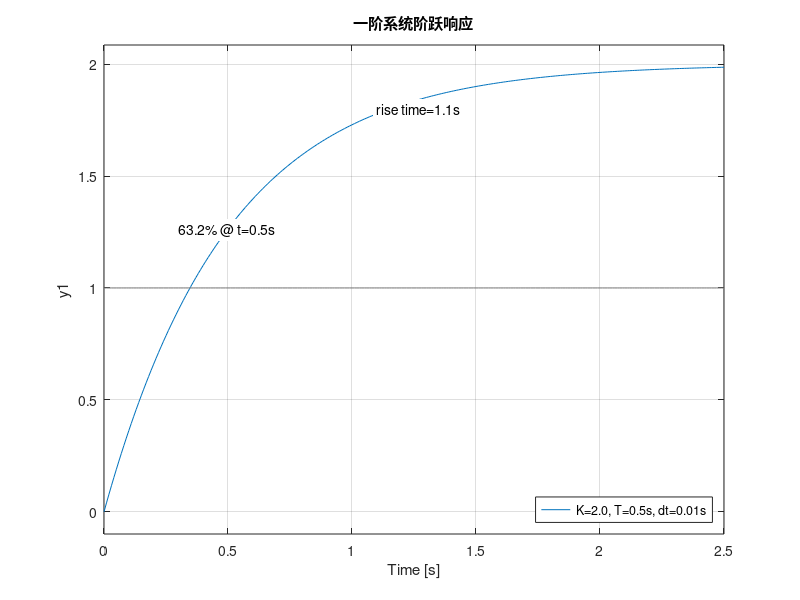

Write the MATLAB code that produced this figure.
% 定义系统参数
K = 2;      % 增益
T = 0.5;    % 时间常数(秒)
dt = 0.01;  % 自定义步进时间(秒)
t_end = 5*T; % 仿真总时长

% 创建传递函数
num = K;
den = [T 1];
sys = tf(num, den);

% 显示传递函数
disp('系统传递函数:');
disp(sys);

% 生成时间向量和阶跃输入
t = 0:dt:t_end;
u = ones(size(t)); % 阶跃信号

% 绘制响应曲线
figure;
lsim(sys,u,t); % 使用自定义步长仿真
grid on;
title('一阶系统阶跃响应');

% 添加标注(包含步进时间)
legend_str = sprintf('K=%.1f, T=%.1fs, dt=%.2fs',K,T,dt);
legend(legend_str,'Location','southeast');

text(0.6*T, 0.63*K, ['63.2% @ t=',num2str(T),'s'],...
     'BackgroundColor','white');
text(2.2*T, 0.9*K, ['rise time=',num2str(2.2*T),'s'],...
     'BackgroundColor','white');
